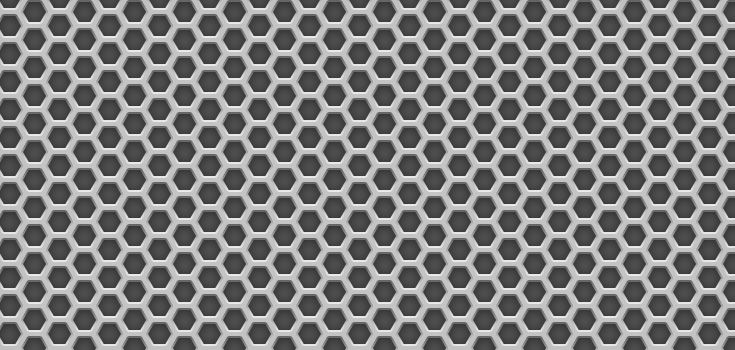
#> input picture 05 - Computer Vision I/TP2/images/metalgrid.jpg, 735 x 350 px
$ jupyter execute TP2.ipynb   (older library calls are emulated)
#> lines starting #> are read from the running program, lines starting #| are printed output that depends on the picture; after the words box and inside, x2 and y2 are one past the last pixel; in counts of white or black regions, pixels touching at a corner belong together
[cell 1]
import numpy as np
import cv2
import matplotlib.pyplot as plt
# %matplotlib

[cell 2]
metalgrid = cv2.imread('./images/metalgrid.jpg')
#> metalgrid is the input picture: shape (350, 735, 3); min 38, max 250, mean 125.4
gray = cv2.cvtColor(metalgrid, cv2.COLOR_BGR2GRAY)
fig = plt.figure(figsize=(15,6)), plt.imshow(gray,cmap = 'gray')

[cell 3]
def get_color(color):
    if color=='r':
        return 0
    if color=='g':
        return 1
    if color=='b':
        return 2
    return 0

def find_border(img,angles,tolereance=10,percentil=0,colors=['r']):
#> called with tolereance = 10, percentil = 95
    if len(colors)!=len(angles):
        if len(colors)==1:
            colors = np.repeat(colors,len(angles))
        else:
            raise ValueError("len(color) must match with len(angles) or be equal to 1")

    # Blur image
    gray = cv2.cvtColor(img, cv2.COLOR_BGR2GRAY)
    blur = cv2.GaussianBlur(gray,(5,5),0)

    # Apply Sobelx in 'float32' and convert to 8-bits to avoid overflow
    sobelx_64 = cv2.Sobel(blur,cv2.CV_32F,1,0,ksize=3)
    absx_64 = np.absolute(sobelx_64)
    sobelx_8u1 = (absx_64/absx_64.max())*255
    sobelx_8u = np.uint8(sobelx_8u1)

    # Apply Sobely in 'float32' and convert to 8-bits to avoid overflow
    sobely_64 = cv2.Sobel(blur,cv2.CV_32F,0,1,ksize=3)
    absy_64 = np.absolute(sobely_64)
    sobely_8u1 = (absy_64/absy_64.max())*255
    sobely_8u = np.uint8(sobely_8u1)

    # Calculate magnitude and convert to 8-bit
    mag = np.hypot(sobelx_8u, sobely_8u)
    mag = (mag/mag.max())*255
    mag = np.uint8(mag)

    # Find direction
    theta = np.arctan2(sobely_64, sobelx_64)
    angle = np.rad2deg(theta)

    # Repeat for each couple of angles
    max_pixel_value = np.iinfo(img.dtype).max
#> max_pixel_value = 255
    paint = np.zeros(img.shape,dtype=img.dtype)
    for ang,color in zip(angles,colors):
        # Create mask between min-max angles and apply mask to magnitude value
        max_angle = ang + tolereance
        min_angle = ang - tolereance
        mask_angle = (angle>min_angle)*(angle<max_angle)
        masked_mag = mag*mask_angle

        # In masked magnitude, apply mask for values greater than percentil value
        perc_val = np.percentile(masked_mag, percentil)
        mask_mag = (mag>=perc_val)*mask_angle
        # new_img = np.ones(img.shape[:2])*mask_mag

        # Add to paint matrix with the corresponding color
        inx_color = get_color(color)
        paint[:,:,inx_color] = paint[:,:,inx_color] + (np.ones(paint.shape[:2])*mask_mag)*max_pixel_value
#> this loop made 3 passes
#> perc_val on passes 1 to 3: 66, 70, 35
#> pass 1, in find_border, `mask_angle = (angle>min_angle)*(angle<max_angle)`:
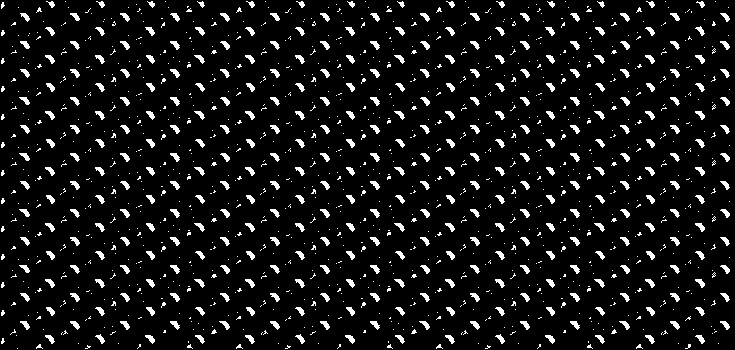
#> mask_angle: shape (350, 735) bool; 7.9% white; 1460 white regions (1098 under 20 px), largest, box (x1, y1, x2, y2) and area: (170, 41, 180, 50) 48, (370, 41, 380, 50) 48, (570, 41, 580, 50) 48

    return cv2.addWeighted(img, 0.4, paint, 1, 0)

[cell 4]
angles = [145,-90,30]
colors=['r','g','b']
img_out = find_border(metalgrid,angles,tolereance=10,colors=colors,percentil=95)
fig = plt.figure(figsize=(15,6)), plt.imshow(img_out)

[cell 5]
img = cv2.imread('./images/tela2.jpg')
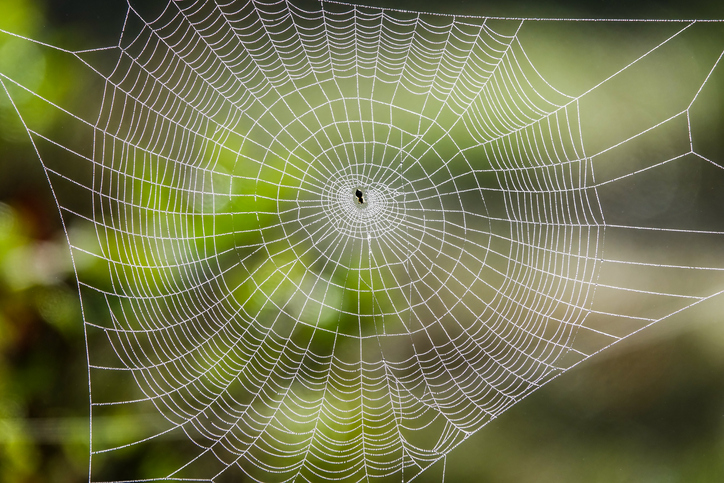
#> input picture 05 - Computer Vision I/TP2/images/tela2.jpg, 724 x 483 px
#> img is the input picture: shape (483, 724, 3); mean B, G, R 77.3, 118.2, 115.2
angles = [145,-90,30]
colors=['r','g','b']
img_out = find_border(img,angles,tolereance=10,colors=colors,percentil=97)
#> call 2 of find_border, with tolereance = 10, percentil = 97
#> in find_border (call 2), `gray = cv2.cvtColor(img, cv2.COLOR_BGR2GRAY)`:
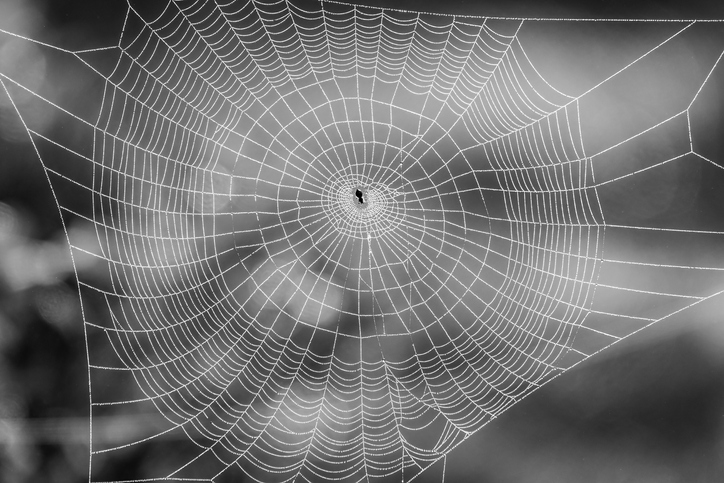
#> gray: shape (483, 724); min 0, max 255, mean 112.6
#> in find_border (call 2), `sobelx_64 = cv2.Sobel(blur,cv2.CV_32F,1,0,ksize=3)`:
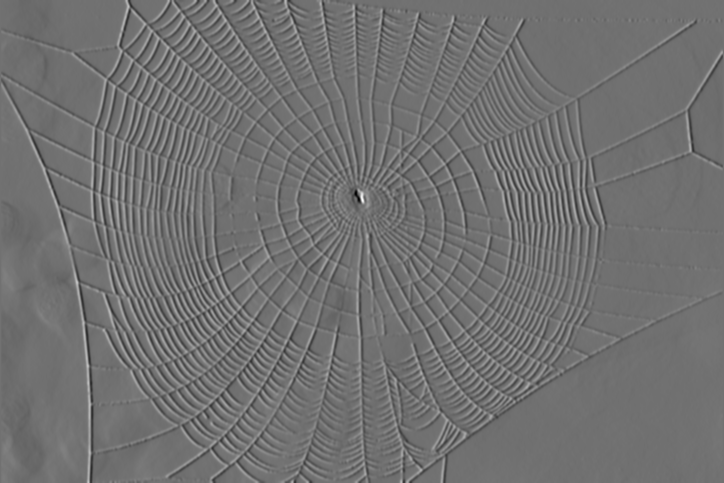
#> sobelx_64: shape (483, 724) float32; min -370, max 463, mean -0.1; drawn with min black and max white
#> in find_border (call 2), `sobely_64 = cv2.Sobel(blur,cv2.CV_32F,0,1,ksize=3)`:
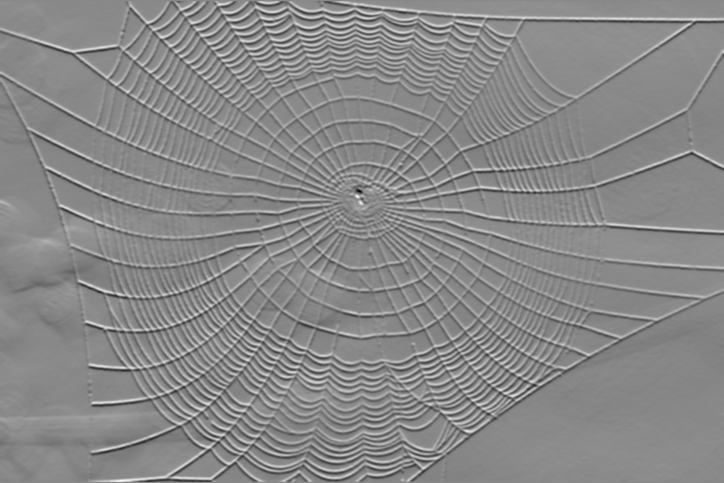
#> sobely_64: shape (483, 724) float32; min -353, max 306, mean 0.5; drawn with min black and max white
#> in find_border (call 2), `mag = np.hypot(sobelx_8u, sobely_8u)`:
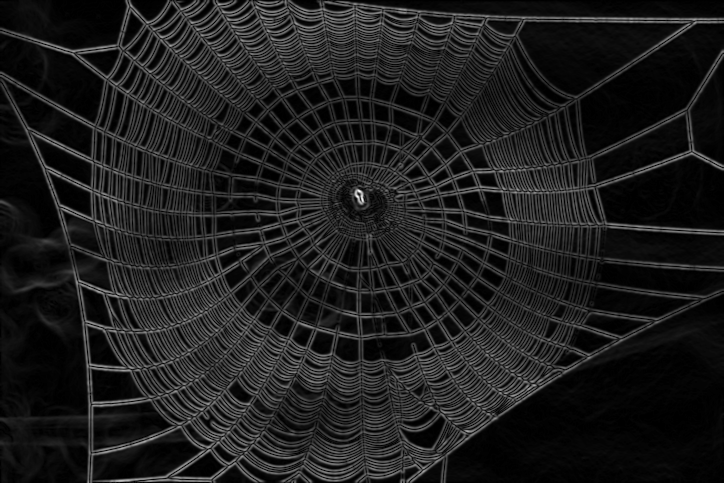
#> mag: shape (483, 724) float16; min 0, max 273.2, mean 32.4; drawn with min black and max white
#> in find_border (call 2), `theta = np.arctan2(sobely_64, sobelx_64)`:
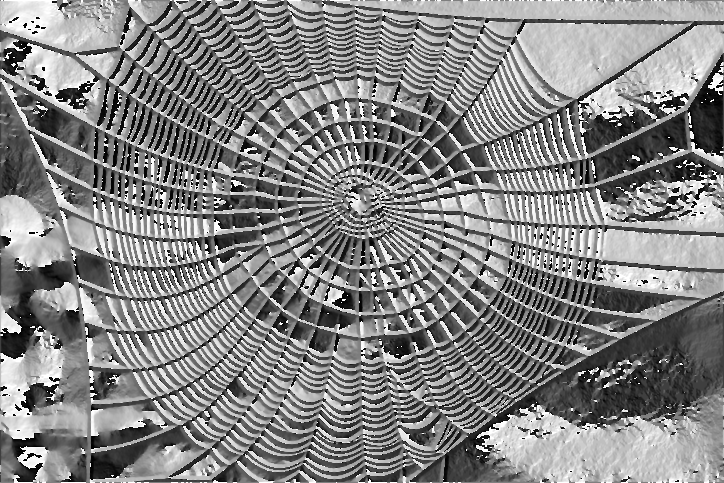
#> theta: shape (483, 724) float32; min -3.14, max 3.14, mean 0.125; drawn with min black and max white
#> the loop in find_border (call 2), `for ang,color in zip(angles,colors):` made 3 passes
#> perc_val on passes 1 to 3: 11, 21, 5
#> after the loop in find_border (call 2), `for ang,color in zip(angles,colors):`:
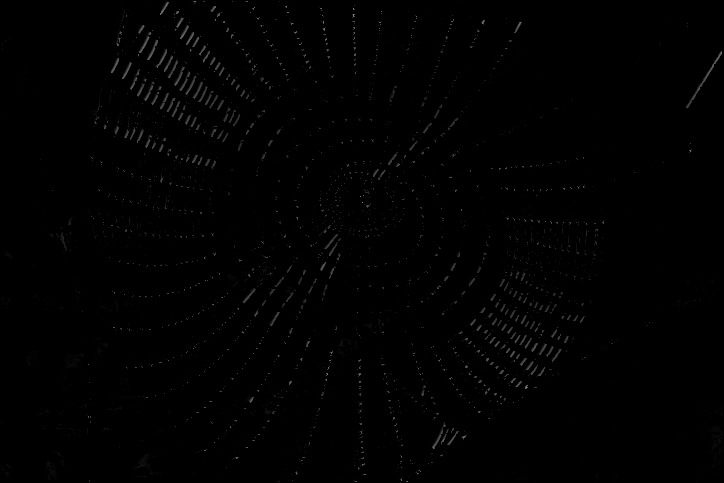
#> masked_mag: shape (483, 724); min 0, max 146, mean 1.2
#> after the loop in find_border (call 2), `for ang,color in zip(angles,colors):`:
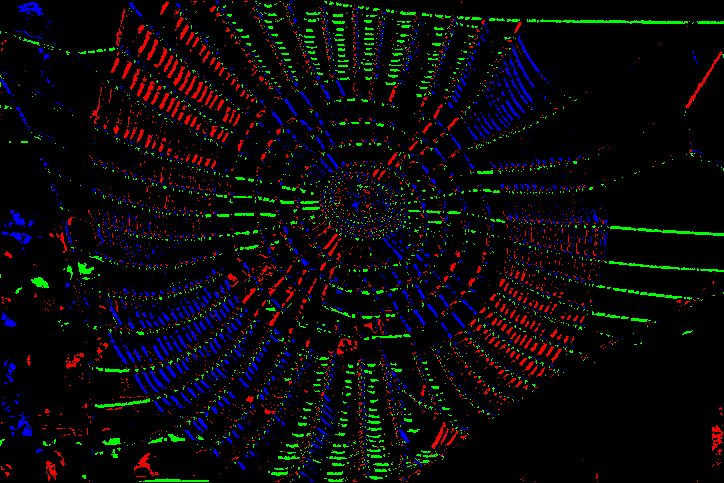
#> paint: shape (483, 724, 3); mean of channels 0, 1, 2 7.8, 7.8, 8; drawn as B, G, R
#> in find_border (call 2), `return cv2.addWeighted(img, 0.4, paint, 1, 0)`:
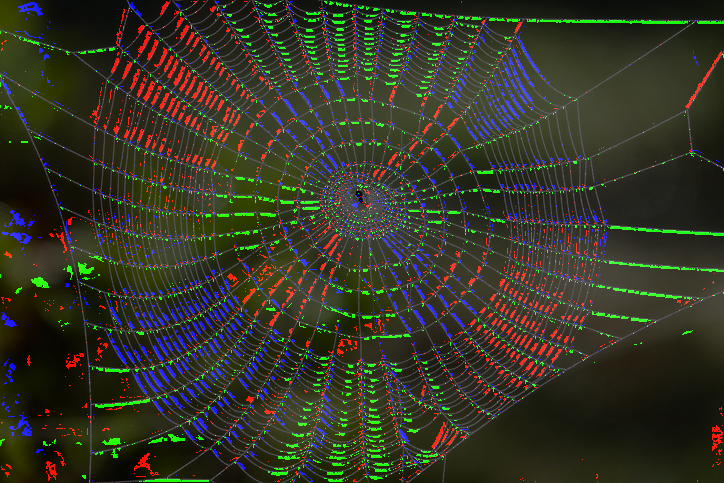
#> returned value: shape (483, 724, 3); mean of channels 0, 1, 2 37.6, 53.5, 52.5; drawn as B, G, R
fig = plt.figure(figsize=(15,6)), plt.imshow(img_out)
